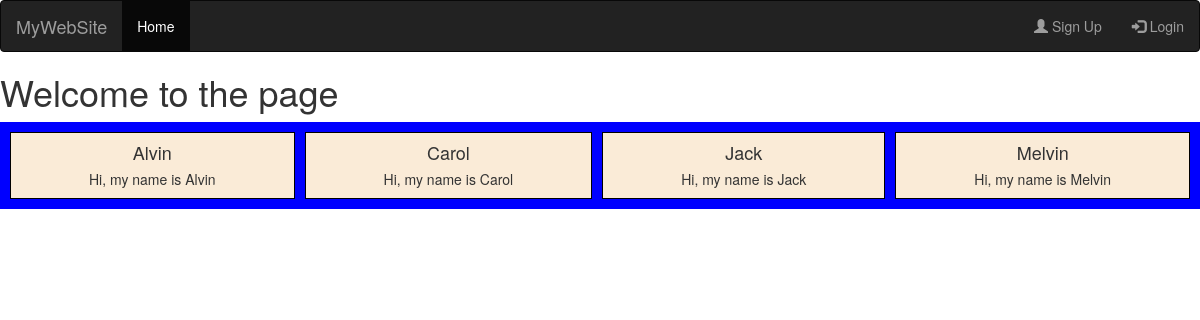
The page / on the database its author committed.
### myapp/models.py (models this page shows)
class Feature(models.Model):
    name = models.CharField(max_length=100)
    details = models.CharField(max_length=300)

### myapp/views.py (the view)
# urls.py: path('', views.index, name='index'),
def index(request):
    features = Feature.objects.all()
    return render(request, 'index.html', {'features': features})

### templates/index.html (shortened to what this page needs)
{% load static %}
<!DOCTYPE html>
<html lang="en">
  <head>
    <link
      rel="stylesheet"
      href="https://maxcdn.bootstrapcdn.com/bootstrap/3.4.1/css/bootstrap.min.css"
    />
    <link href="{% static 'style.css' %}" rel="stylesheet" />
  </head>
  <body>
    <nav class="navbar navbar-inverse">
      <div class="container-fluid">
        <div class="navbar-header">
          <a class="navbar-brand" href="#">MyWebSite</a>
        </div>
        <ul class="nav navbar-nav">
          <li class="active"><a href="#">Home</a></li>
        </ul>
        <ul class="nav navbar-nav navbar-right">
          {% if user.is_authenticated %}
          <li>
            <a href="logout"
              ><span class="glyphicon glyphicon-log-out"></span> Logout</a
            >
          </li>
          {% else %}
          <li>
            <a href="register"
              ><span class="glyphicon glyphicon-user"></span> Sign Up</a
            >
          </li>
          <li>
            <a href="login"
              ><span class="glyphicon glyphicon-log-in"></span> Login</a
            >
          </li>
          {% endif %}
        </ul>
      </div>
    </nav>
    {% if user.is_authenticated %}
    <h1>Hello, {{user.username}}. How are you doing today?</h1>
    {% else %}
    <h1>Welcome to the page</h1>
    {% endif %}
    <div class="grid-container">
      {% for feature in features %}
      <div>
        <h4>{{feature.name}}</h4>
        <h5>{{feature.details}}</h5>
      </div>
      {% endfor %}
    </div>
  </body>
</html>

### static/style.css (style rules this page uses)
.grid-container { display: grid; grid-template-columns: auto auto auto auto; gap: 1rem; background-color: blue; padding: 1rem; }
.grid-container > div { background-color: antiquewhite; border: 1px solid black; text-align: center; }

### rows shown on the page
Feature: name "Alvin", details "Hi, my name is Alvin"
Feature: name "Carol", details "Hi, my name is Carol"
Feature: name "Jack", details "Hi, my name is Jack"
Feature: name "Melvin", details "Hi, my name is Melvin"
